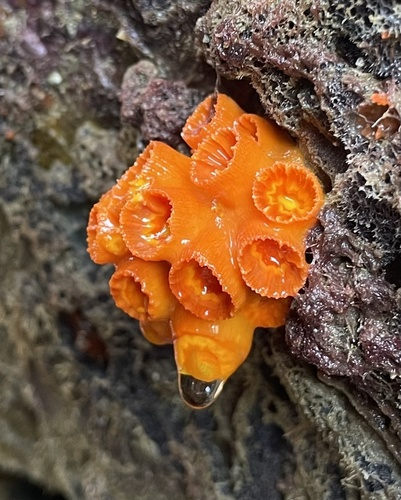
#> input picture Imagens_originais/125.jpeg, 401 x 500 px; its folder holds 4 pictures in this run
$ python flip_image.py
#> lines starting #> are read from the running program, lines starting #| are printed output that depends on the picture
from PIL import Image, ImageOps
from pathlib import Path

# Pasta que tem o data set original
pasta_entrada = Path("Imagens_originais")

# salvamento das imagens
pasta_saida = Path("Imagens_flipadas")
pasta_saida.mkdir(parents=True, exist_ok=True)

# Formatos aceitos
extensoes = {".jpg", ".jpeg", ".png"}

# Buscar imagens
imagens = [
    arquivo for arquivo in pasta_entrada.iterdir()
    if arquivo.is_file() and arquivo.suffix.lower() in extensoes
]

# Ordenar pela numeração: 1, 2, 3, 4...
imagens.sort(key=lambda x: int(x.stem))

for arquivo in imagens:
    with Image.open(arquivo) as imagem:
        # Flip horizontal
#> imagem is the input picture: PIL image 401x500 RGB; mean R, G, B 115.9, 86.4, 63.8
        imagem_flipada = ImageOps.mirror(imagem)
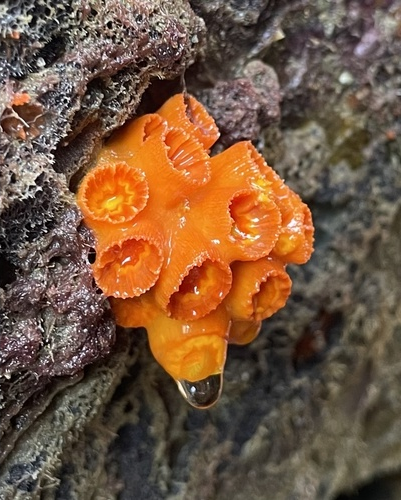
#> imagem_flipada: PIL image 401x500 RGB; mean R, G, B 115.9, 86.4, 63.8
        caminho_saida = pasta_saida / arquivo.name
        imagem_flipada.save(caminho_saida)

        print(f"Salva: {caminho_saida}")
#> pass 2 of the loop `for arquivo in imagens:`:
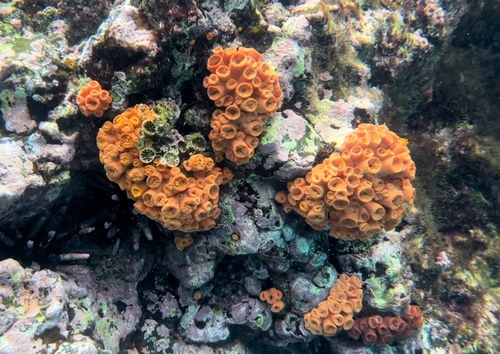
#> input picture Imagens_originais/141.jpeg, 500 x 354 px
#> imagem is the input picture: PIL image 500x354 RGB; mean R, G, B 103.8, 95.8, 89.1
#> `imagem_flipada = ImageOps.mirror(imagem)`:
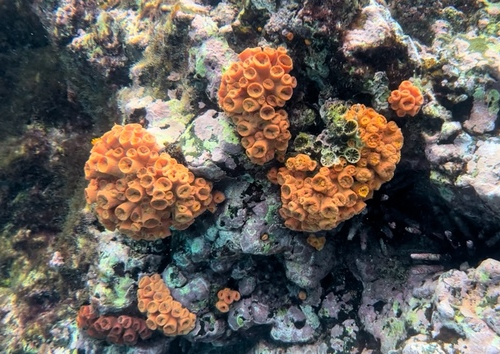
#> imagem_flipada: PIL image 500x354 RGB; mean R, G, B 103.8, 95.8, 89.1
#> pass 3 of the loop `for arquivo in imagens:`:
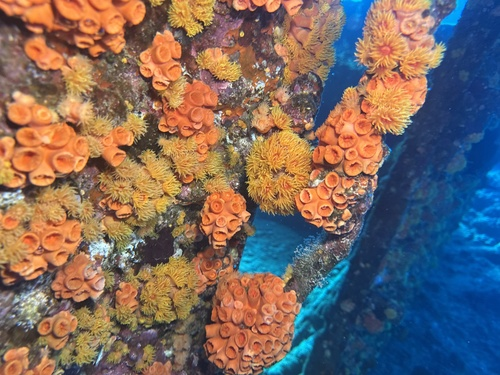
#> input picture Imagens_originais/143.jpeg, 500 x 375 px
#> imagem is the input picture: PIL image 500x375 RGB; mean R, G, B 122, 105.3, 98.9
#> `imagem_flipada = ImageOps.mirror(imagem)`:
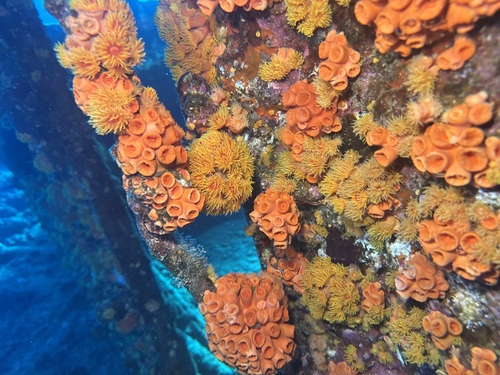
#> imagem_flipada: PIL image 500x375 RGB; mean R, G, B 122, 105.3, 98.9
#> the loop made 4 passes; the first 3 are shown

print("Todas as imagens foram flipadas!")
